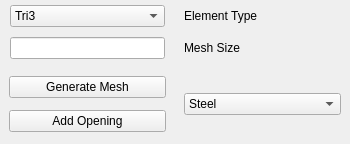
           <widget class="QFrame" name="frame_5">
            <property name="maximumSize">
             <size>
              <width>350</width>
              <height>16777215</height>
             </size>
            </property>
            <property name="frameShape">
             <enum>QFrame::NoFrame</enum>
            </property>
            <property name="frameShadow">
             <enum>QFrame::Plain</enum>
            </property>
            <property name="lineWidth">
             <number>0</number>
            </property>
            <layout class="QVBoxLayout" name="verticalLayout_4">
             <property name="spacing">
              <number>0</number>
             </property>
             <property name="leftMargin">
              <number>0</number>
             </property>
             <property name="topMargin">
              <number>0</number>
             </property>
             <property name="rightMargin">
              <number>0</number>
             </property>
             <property name="bottomMargin">
              <number>0</number>
             </property>
             <item>
              <widget class="QFrame" name="frame_10">
               <property name="frameShape">
                <enum>QFrame::NoFrame</enum>
               </property>
               <property name="frameShadow">
                <enum>QFrame::Plain</enum>
               </property>
               <property name="lineWidth">
                <number>0</number>
               </property>
               <layout class="QHBoxLayout" name="horizontalLayout_8">
                <property name="spacing">
                 <number>0</number>
                </property>
                <property name="leftMargin">
                 <number>0</number>
                </property>
                <property name="topMargin">
                 <number>0</number>
                </property>
                <property name="rightMargin">
                 <number>0</number>
                </property>
                <property name="bottomMargin">
                 <number>0</number>
                </property>
                <item>
                 <widget class="QFrame" name="frame_22">
                  <property name="minimumSize">
                   <size>
                    <width>175</width>
                    <height>0</height>
                   </size>
                  </property>
                  <property name="maximumSize">
                   <size>
                    <width>16777215</width>
                    <height>30</height>
                   </size>
                  </property>
                  <property name="frameShape">
                   <enum>QFrame::NoFrame</enum>
                  </property>
                  <property name="frameShadow">
                   <enum>QFrame::Plain</enum>
                  </property>
                  <property name="lineWidth">
                   <number>0</number>
                  </property>
                  <layout class="QHBoxLayout" name="horizontalLayout_9">
                   <property name="spacing">
                    <number>0</number>
                   </property>
                   <property name="leftMargin">
                    <number>10</number>
                   </property>
                   <property name="topMargin">
                    <number>0</number>
                   </property>
                   <property name="rightMargin">
                    <number>10</number>
                   </property>
                   <property name="bottomMargin">
                    <number>0</number>
                   </property>
                   <item>
                    <widget class="QComboBox" name="ElementTypeInput">
                     <item>
                      <property name="text">
                       <string>Tri3</string>
                      </property>
                     </item>
                     <item>
                      <property name="text">
                       <string>Quad4</string>
                      </property>
                     </item>
                    </widget>
                   </item>
                  </layout>
                 </widget>
                </item>
                <item>
                 <widget class="QFrame" name="frame_25">
                  <property name="minimumSize">
                   <size>
                    <width>175</width>
                    <height>0</height>
                   </size>
                  </property>
                  <property name="frameShape">
                   <enum>QFrame::NoFrame</enum>
                  </property>
                  <property name="frameShadow">
                   <enum>QFrame::Plain</enum>
                  </property>
                  <property name="lineWidth">
                   <number>0</number>
                  </property>
                  <layout class="QVBoxLayout" name="verticalLayout_11">
                   <item>
                    <widget class="QLabel" name="label_5">
                     <property name="text">
                      <string>Element Type</string>
                     </property>
                    </widget>
                   </item>
                  </layout>
                 </widget>
                </item>
               </layout>
              </widget>
             </item>
             <item>
              <widget class="QFrame" name="frame_11">
               <property name="frameShape">
                <enum>QFrame::NoFrame</enum>
               </property>
               <property name="frameShadow">
                <enum>QFrame::Plain</enum>
               </property>
               <property name="lineWidth">
                <number>0</number>
               </property>
               <layout class="QHBoxLayout" name="horizontalLayout_7">
                <property name="spacing">
                 <number>0</number>
                </property>
                <property name="leftMargin">
                 <number>0</number>
                </property>
                <property name="topMargin">
                 <number>0</number>
                </property>
                <property name="rightMargin">
                 <number>0</number>
                </property>
                <property name="bottomMargin">
                 <number>0</number>
                </property>
                <item>
                 <widget class="QFrame" name="frame_23">
                  <property name="minimumSize">
                   <size>
                    <width>175</width>
                    <height>0</height>
                   </size>
                  </property>
                  <property name="maximumSize">
                   <size>
                    <width>16777215</width>
                    <height>30</height>
                   </size>
                  </property>
                  <property name="frameShape">
                   <enum>QFrame::NoFrame</enum>
                  </property>
                  <property name="frameShadow">
                   <enum>QFrame::Plain</enum>
                  </property>
                  <property name="lineWidth">
                   <number>0</number>
                  </property>
                  <layout class="QVBoxLayout" name="verticalLayout_13">
                   <property name="spacing">
                    <number>0</number>
                   </property>
                   <property name="leftMargin">
                    <number>10</number>
                   </property>
                   <property name="topMargin">
                    <number>0</number>
                   </property>
                   <property name="rightMargin">
                    <number>10</number>
                   </property>
                   <property name="bottomMargin">
                    <number>0</number>
                   </property>
                   <item>
                    <widget class="QLineEdit" name="MeshSizeInput"/>
                   </item>
                  </layout>
                 </widget>
                </item>
                <item>
                 <widget class="QFrame" name="frame_26">
                  <property name="minimumSize">
                   <size>
                    <width>175</width>
                    <height>0</height>
                   </size>
                  </property>
                  <property name="frameShape">
                   <enum>QFrame::NoFrame</enum>
                  </property>
                  <property name="frameShadow">
                   <enum>QFrame::Plain</enum>
                  </property>
                  <property name="lineWidth">
                   <number>0</number>
                  </property>
                  <layout class="QVBoxLayout" name="verticalLayout_12">
                   <item>
                    <widget class="QLabel" name="label_4">
                     <property name="text">
                      <string>Mesh Size</string>
                     </property>
                    </widget>
                   </item>
                  </layout>
                 </widget>
                </item>
               </layout>
              </widget>
             </item>
             <item>
              <widget class="QFrame" name="frame_12">
               <property name="frameShape">
                <enum>QFrame::NoFrame</enum>
               </property>
               <property name="frameShadow">
                <enum>QFrame::Plain</enum>
               </property>
               <property name="lineWidth">
                <number>0</number>
               </property>
               <layout class="QHBoxLayout" name="horizontalLayout_6">
                <property name="spacing">
                 <number>0</number>
                </property>
                <property name="leftMargin">
                 <number>0</number>
                </property>
                <property name="topMargin">
                 <number>0</number>
                </property>
                <property name="rightMargin">
                 <number>0</number>
                </property>
                <property name="bottomMargin">
                 <number>0</number>
                </property>
                <item alignment="Qt::AlignTop">
                 <widget class="QFrame" name="frame_24">
                  <property name="minimumSize">
                   <size>
                    <width>175</width>
                    <height>80</height>
                   </size>
                  </property>
                  <property name="frameShape">
                   <enum>QFrame::NoFrame</enum>
                  </property>
                  <property name="frameShadow">
                   <enum>QFrame::Plain</enum>
                  </property>
                  <property name="lineWidth">
                   <number>0</number>
                  </property>
                  <layout class="QVBoxLayout" name="verticalLayout_14">
                   <property name="spacing">
                    <number>0</number>
                   </property>
                   <property name="topMargin">
                    <number>0</number>
                   </property>
                   <property name="bottomMargin">
                    <number>0</number>
                   </property>
                   <item>
                    <widget class="QPushButton" name="GenerateMeshBtn">
                     <property name="text">
                      <string>Generate Mesh</string>
                     </property>
                    </widget>
                   </item>
                   <item>
                    <widget class="QPushButton" name="toggleHoleBtn">
                     <property name="text">
                      <string>Add Opening</string>
                     </property>
                    </widget>
                   </item>
                  </layout>
                 </widget>
                </item>
                <item>
                 <widget class="QFrame" name="frame_27">
                  <property name="minimumSize">
                   <size>
                    <width>175</width>
                    <height>0</height>
                   </size>
                  </property>
                  <property name="frameShape">
                   <enum>QFrame::NoFrame</enum>
                  </property>
                  <property name="frameShadow">
                   <enum>QFrame::Plain</enum>
                  </property>
                  <property name="lineWidth">
                   <number>0</number>
                  </property>
                  <layout class="QVBoxLayout" name="verticalLayout_21">
                   <item>
                    <widget class="QComboBox" name="MaterialPropertiesInput">
                     <item>
                      <property name="text">
                       <string>Steel</string>
                      </property>
                     </item>
                     <item>
                      <property name="text">
                       <string>Concrete</string>
                      </property>
                     </item>
                    </widget>
                   </item>
                  </layout>
                 </widget>
                </item>
               </layout>
              </widget>
             </item>
            </layout>
           </widget>
